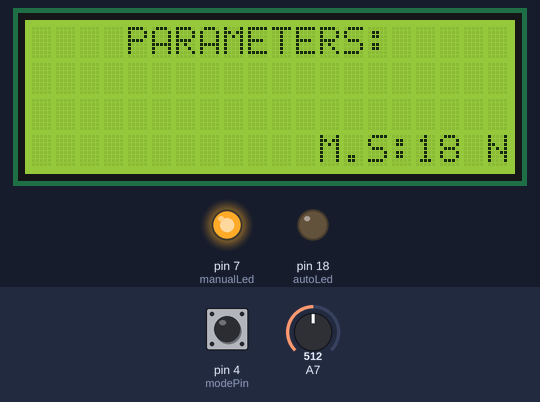
This sketch was run on a simulated Arduino Mega 2560, built with avr-gcc and run on an emulated ATmega2560. On the bench: 20×4 character LCD, output pins drawn as LEDs (lit = HIGH). The test bench sets the inputs (shaded band); at power-on: pin 4 (modePin) LOW, A7 = 512. Pins used as bus, display or sensor lines are not drawn.

Above: at 1.2 s.
1.3 s: pin 4 (modePin) pulled HIGH for 0.15 s
At 2.3 s:
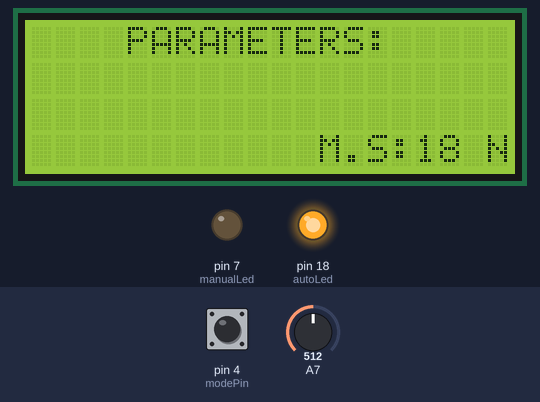
At 10.7 s:
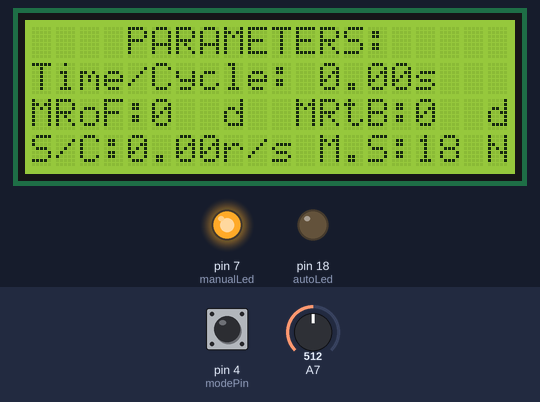
Timing chart, 0 to 11.8 s (numbered marks = the images above; inputs shaded):
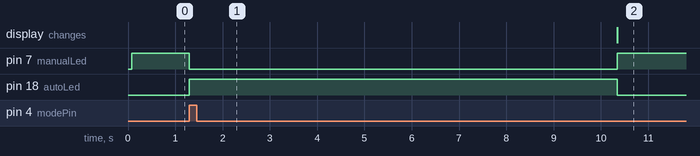

Measured:
- after the input at 1.3 s, pin 7 (manualLed): HIGH → LOW at once, → HIGH 9.0 s later; pin 18 (autoLed): LOW → HIGH at once, → LOW 9.0 s later

The sketch:

RehabilitationProjCode.ino
```cpp
//code written to completion code used while loop and millis()

#include <Wire.h>
#include <LiquidCrystal_I2C.h>

LiquidCrystal_I2C MyLCD(0x27, 20, 4); // Creates I2C LCD Object With (Address=0x27, Cols=20, Rows=4)

//pins definition
int R1 = 6;
int R2 = 5;
int modePin = 4;
int autoLed = 18;
int manualLed = 7;

//variables initializations
int iMuscleStrength = 1023; //initialize muscle strength to the lowest possible
int fMuscleStrength;
int v1 = 0;  //initialize flexion voltage to zero
int v2 = 0;  //initialize extension voltage to zero
int flexionTime;
int extensionTime;
//int flexionMax = 865; //max flexion digital voltage at auto mode
//int extensionMax = 768; //max extension digital voltage at both auto and manual mode
int ctrl1 = 0; // use to know when it reach 1 cycle
int ctrl2 = 0; // use to know if bend degree has print
int ctrl3 = 0; // use to know when thumb finishes a cycle
int ctrl4 = 0; // use to know if user is active.
int ctrl5 = 0; // use to know what bend degree is maximum
int ctrl6 = 0;
unsigned long cycleStartTime, start;
unsigned long cycleEndTime, endd;
float timePerCycle, speedPerCycle;
int bDegreeO, bDegreeTb, fbDegreeO, fbDegreeTb;
int ibDegreeO = 0;
int ibDegreeTb = 0;
int currentFlexValue;
int autoTimeMin, autoTimeMax;

void setup() {
  Serial.begin(9600);
  pinMode(R1, OUTPUT);  //Relay1 activator
  pinMode(R2, OUTPUT); //Relay2 activator
  pinMode(modePin, INPUT); //pin that controls auto or manual mode selection.
  pinMode(autoLed, OUTPUT);
  pinMode(manualLed, OUTPUT);

  MyLCD.init();
  MyLCD.backlight();
  MyLCD.setCursor(0, 0);
  MyLCD.print("    PARAMETERS:    ");

}

void loop() {

  int mode = digitalRead(modePin);

  if (mode == 1){ //auto Mode.
    digitalWrite(manualLed, LOW); //off manual led
    digitalWrite(autoLed, HIGH); //on auto led

    v1 = analogRead(A4); //read flexion voltage
    v2 = analogRead(A2); //read extension voltage

    int minValue = 0; //change after knowing the realValue of min voltage
    int maxValue = 1023; //change after knowing the realValue of max voltage
    autoTimeMin = 1000;
    autoTimeMax = 8000;
    v1 = constrain(v1, minValue, maxValue);
    flexionTime = map(v1, minValue, maxValue, autoTimeMax, autoTimeMin); //calibrates voltages to flexion timing
    v2 = constrain(v2, minValue, maxValue);
    extensionTime = map(v2, minValue, maxValue, autoTimeMax, autoTimeMin); //calibrates voltages to extension timing

    digitalWrite(R2, LOW); //off suction pump
    digitalWrite(R1, HIGH); //on air pump
    if(ctrl6 == 0){
      start = millis();
      ctrl6 = 1;
    }
    endd = millis();
    while((endd - start) < flexionTime) {//wait until the end of flexion timing
      endd = millis();
    }
    fbDegreeO = analogRead(A13);
    fbDegreeTb = analogRead(A10);
    if(ctrl1 == 1){
      timePerCycle = ((2*flexionTime)+extensionTime) / 1000;
      speedPerCycle = 6.3 / timePerCycle;
      ctrl1 == 0;
    }
    digitalWrite(R1, LOW); //off air pump
    digitalWrite(R2, HIGH); //On suction pump
    if(ctrl6 == 1){
      start = millis();
      ctrl6 = 0;
    }
    endd = millis();
    while((endd - start) < extensionTime) {//wait until the end of extension timing
      endd = millis();
    }
    ctrl1 = 1;

    if((fbDegreeO > ibDegreeO) && (fbDegreeTb > ibDegreeTb)){//get highest bend degree in history
          bDegreeO = fbDegreeO;
          bDegreeTb = fbDegreeTb;
          ibDegreeO = fbDegreeO;
          ibDegreeTb = fbDegreeTb;
          bDegreeO = constrain(bDegreeO, 768, 1023); //0 degree and 180 degree voltage
          bDegreeO = map(bDegreeO, 768, 1023, 0, 180); // recalibrate voltage levels to bending degrees
          bDegreeTb = constrain(bDegreeTb,760 , 840); //0 degree and 180 degree voltage
          bDegreeTb = map(bDegreeTb, 760, 840, 0, 180); // recalibrate voltage levels to bending degrees

          //print bending degree
          MyLCD.setCursor(0, 2);
          MyLCD.print("MRoF:");
          MyLCD.setCursor(5, 2);
          MyLCD.print(bDegreeO);
          MyLCD.setCursor(8,2);
          MyLCD.print("d");
          MyLCD.setCursor(11, 2);
          MyLCD.print("MRtB:");
          MyLCD.setCursor(16, 2);
          MyLCD.print(bDegreeTb);
          MyLCD.setCursor(19,2);
          MyLCD.print("d");
        }

    //print time per cycle
    MyLCD.setCursor(0, 1);
    MyLCD.print("Time/Cycle: ");
    MyLCD.setCursor(12, 1);
    MyLCD.print(timePerCycle);
    MyLCD.setCursor(16, 1);
    MyLCD.print("s");

    //print speed per cycle
    MyLCD.setCursor(0, 3);
    MyLCD.print("S/C:");
    MyLCD.setCursor(4, 3);
    MyLCD.print(speedPerCycle);
    MyLCD.setCursor(8, 3);
    MyLCD.print("r/s");


  }

  else{ //manual Mode.

  //do all you did in auto mode with both motors in off state.
  digitalWrite(R1, LOW); //off air pump
  digitalWrite(R2, LOW); //off suction pump

  digitalWrite(autoLed, LOW); //off auto led
  digitalWrite(manualLed, HIGH); //on manual led

  fMuscleStrength = analogRead(A7);
  int strengthN = map(fMuscleStrength, 1023, 200 , 0, 30);

  //print highest muscle strength recorded in Manual Mode.
  if(fMuscleStrength < iMuscleStrength){ //display highest muscle strength recorded. it uses negative logic
      iMuscleStrength = fMuscleStrength; //in terms of voltage

      MyLCD.setCursor(12, 3);
      MyLCD.print("M.S:");
      MyLCD.setCursor(16, 3);
      MyLCD.print(strengthN);
      MyLCD.setCursor(19, 3);
      MyLCD.print("N");
    }
}
}
```
